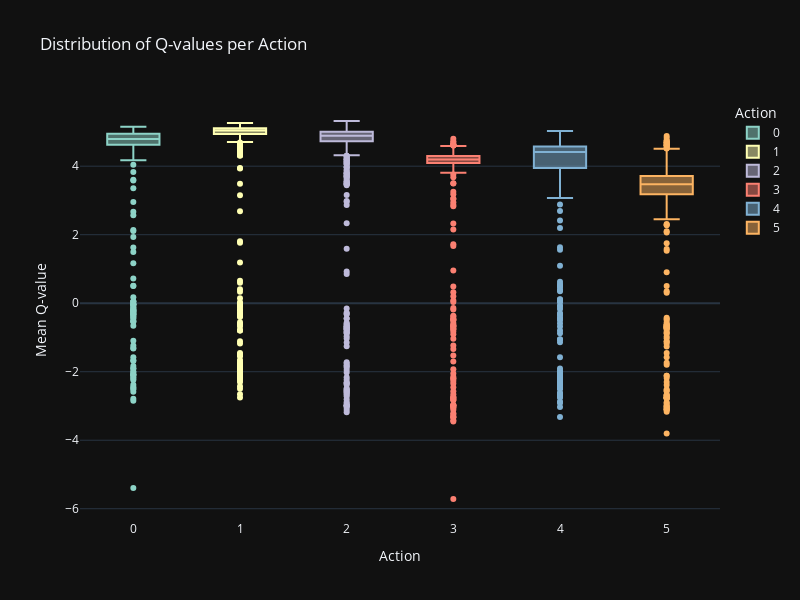

Notebook code for this chart:
### Code cell
# Distribution of Q-values per Action
fig = px.box(actions_per_episode, x='action', y='q_values_mean',
              title='Distribution of Q-values per Action',
              labels={'action': 'Action', 'q_values_mean': 'Mean Q-value'},
              color='action',  # Color by action for better distinction
              color_discrete_sequence=px.colors.qualitative.Set3)

fig.update_layout(width=800, height=600)

fig.show()

### Figure 1 — Plotly figure (JSON) as saved in the notebook; plotly's stock layout.template omitted (floating-point values rounded to 4 significant figures; data arrays with more than 128 entries replaced by an {"elided": "..."} marker saying what was removed)
{"data": [{"alignmentgroup": "True", "hovertemplate": "Action=%{x}<br>Mean Q-value=%{y}<extra></extra>", "legendgroup": "0", "marker": {"color": "rgb(141,211,199)"}, "name": "0", "notched": false, "offsetgroup": "0", "orientation": "v", "showlegend": true, "x": {"elided": "1100 int values"}, "x0": " ", "xaxis": "x", "y": {"elided": "1100 float values"}, "y0": " ", "yaxis": "y", "type": "box"}, {"alignmentgroup": "True", "hovertemplate": "Action=%{x}<br>Mean Q-value=%{y}<extra></extra>", "legendgroup": "1", "marker": {"color": "rgb(255,255,179)"}, "name": "1", "notched": false, "offsetgroup": "1", "orientation": "v", "showlegend": true, "x": {"elided": "1100 int values"}, "x0": " ", "xaxis": "x", "y": {"elided": "1100 float values"}, "y0": " ", "yaxis": "y", "type": "box"}, {"alignmentgroup": "True", "hovertemplate": "Action=%{x}<br>Mean Q-value=%{y}<extra></extra>", "legendgroup": "2", "marker": {"color": "rgb(190,186,218)"}, "name": "2", "notched": false, "offsetgroup": "2", "orientation": "v", "showlegend": true, "x": {"elided": "1098 int values"}, "x0": " ", "xaxis": "x", "y": {"elided": "1098 float values"}, "y0": " ", "yaxis": "y", "type": "box"}, {"alignmentgroup": "True", "hovertemplate": "Action=%{x}<br>Mean Q-value=%{y}<extra></extra>", "legendgroup": "3", "marker": {"color": "rgb(251,128,114)"}, "name": "3", "notched": false, "offsetgroup": "3", "orientation": "v", "showlegend": true, "x": {"elided": "1098 int values"}, "x0": " ", "xaxis": "x", "y": {"elided": "1098 float values"}, "y0": " ", "yaxis": "y", "type": "box"}, {"alignmentgroup": "True", "hovertemplate": "Action=%{x}<br>Mean Q-value=%{y}<extra></extra>", "legendgroup": "4", "marker": {"color": "rgb(128,177,211)"}, "name": "4", "notched": false, "offsetgroup": "4", "orientation": "v", "showlegend": true, "x": {"elided": "1100 int values"}, "x0": " ", "xaxis": "x", "y": {"elided": "1100 float values"}, "y0": " ", "yaxis": "y", "type": "box"}, {"alignmentgroup": "True", "hovertemplate": "Action=%{x}<br>Mean Q-value=%{y}<extra></extra>", "legendgroup": "5", "marker": {"color": "rgb(253,180,98)"}, "name": "5", "notched": false, "offsetgroup": "5", "orientation": "v", "showlegend": true, "x": {"elided": "1054 int values"}, "x0": " ", "xaxis": "x", "y": {"elided": "1054 float values"}, "y0": " ", "yaxis": "y", "type": "box"}], "layout": {"xaxis": {"anchor": "y", "domain": [0.0, 1.0], "title": {"text": "Action"}, "categoryorder": "array", "categoryarray": [0, 1, 2, 3, 4, 5]}, "yaxis": {"anchor": "x", "domain": [0.0, 1.0], "title": {"text": "Mean Q-value"}}, "legend": {"title": {"text": "Action"}, "tracegroupgap": 0}, "title": {"text": "Distribution of Q-values per Action"}, "boxmode": "overlay", "width": 800, "height": 600}}
